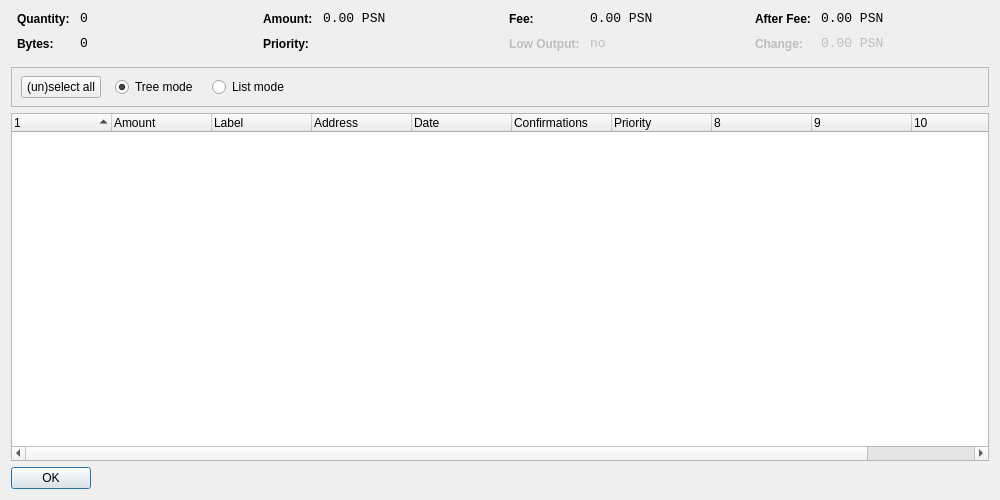
<?xml version="1.0" encoding="UTF-8"?>
<ui version="4.0">
 <class>CoinControlDialog</class>
 <widget class="QDialog" name="CoinControlDialog">
  <property name="geometry">
   <rect>
    <x>0</x>
    <y>0</y>
    <width>1000</width>
    <height>500</height>
   </rect>
  </property>
  <property name="windowTitle">
   <string>Coin Control</string>
  </property>
  <layout class="QVBoxLayout" name="verticalLayout">
   <item>
    <layout class="QHBoxLayout" name="horizontalLayoutTop" stretch="0,0,0,0">
     <property name="topMargin">
      <number>0</number>
     </property>
     <property name="bottomMargin">
      <number>10</number>
     </property>
     <item>
      <layout class="QFormLayout" name="formLayoutCoinControl1">
       <property name="horizontalSpacing">
        <number>10</number>
       </property>
       <property name="verticalSpacing">
        <number>10</number>
       </property>
       <property name="leftMargin">
        <number>6</number>
       </property>
       <property name="rightMargin">
        <number>6</number>
       </property>
       <item row="0" column="0">
        <widget class="QLabel" name="labelCoinControlQuantityText">
         <property name="styleSheet">
          <string notr="true">font-weight:bold;</string>
         </property>
         <property name="text">
          <string>Quantity:</string>
         </property>
        </widget>
       </item>
       <item row="0" column="1">
        <widget class="QLabel" name="labelCoinControlQuantity">
         <property name="font">
          <font>
           <family>Monospace</family>
           <pointsize>10</pointsize>
          </font>
         </property>
         <property name="cursor">
          <cursorShape>IBeamCursor</cursorShape>
         </property>
         <property name="contextMenuPolicy">
          <enum>Qt::ActionsContextMenu</enum>
         </property>
         <property name="text">
          <string notr="true">0</string>
         </property>
         <property name="textInteractionFlags">
          <set>Qt::LinksAccessibleByMouse|Qt::TextSelectableByKeyboard|Qt::TextSelectableByMouse</set>
         </property>
        </widget>
       </item>
       <item row="1" column="0">
        <widget class="QLabel" name="labelCoinControlBytesText">
         <property name="styleSheet">
          <string notr="true">font-weight:bold;</string>
         </property>
         <property name="text">
          <string>Bytes:</string>
         </property>
        </widget>
       </item>
       <item row="1" column="1">
        <widget class="QLabel" name="labelCoinControlBytes">
         <property name="font">
          <font>
           <family>Monospace</family>
           <pointsize>10</pointsize>
          </font>
         </property>
         <property name="cursor">
          <cursorShape>IBeamCursor</cursorShape>
         </property>
         <property name="contextMenuPolicy">
          <enum>Qt::ActionsContextMenu</enum>
         </property>
         <property name="text">
          <string notr="true">0</string>
         </property>
         <property name="textInteractionFlags">
          <set>Qt::LinksAccessibleByMouse|Qt::TextSelectableByKeyboard|Qt::TextSelectableByMouse</set>
         </property>
        </widget>
       </item>
      </layout>
     </item>
     <item>
      <layout class="QFormLayout" name="formLayoutCoinControl2">
       <property name="horizontalSpacing">
        <number>10</number>
       </property>
       <property name="verticalSpacing">
        <number>10</number>
       </property>
       <property name="leftMargin">
        <number>6</number>
       </property>
       <property name="rightMargin">
        <number>6</number>
       </property>
       <item row="0" column="0">
        <widget class="QLabel" name="labelCoinControlAmountText">
         <property name="styleSheet">
          <string notr="true">font-weight:bold;</string>
         </property>
         <property name="text">
          <string>Amount:</string>
         </property>
        </widget>
       </item>
       <item row="0" column="1">
        <widget class="QLabel" name="labelCoinControlAmount">
         <property name="font">
          <font>
           <family>Monospace</family>
           <pointsize>10</pointsize>
          </font>
         </property>
         <property name="cursor">
          <cursorShape>IBeamCursor</cursorShape>
         </property>
         <property name="contextMenuPolicy">
          <enum>Qt::ActionsContextMenu</enum>
         </property>
         <property name="text">
          <string notr="true">0.00 PSN</string>
         </property>
         <property name="textInteractionFlags">
          <set>Qt::LinksAccessibleByMouse|Qt::TextSelectableByKeyboard|Qt::TextSelectableByMouse</set>
         </property>
        </widget>
       </item>
       <item row="1" column="0">
        <widget class="QLabel" name="labelCoinControlPriorityText">
         <property name="styleSheet">
          <string notr="true">font-weight:bold;</string>
         </property>
         <property name="text">
          <string>Priority:</string>
         </property>
        </widget>
       </item>
       <item row="1" column="1">
        <widget class="QLabel" name="labelCoinControlPriority">
         <property name="font">
          <font>
           <family>Monospace</family>
           <pointsize>10</pointsize>
          </font>
         </property>
         <property name="cursor">
          <cursorShape>IBeamCursor</cursorShape>
         </property>
         <property name="contextMenuPolicy">
          <enum>Qt::ActionsContextMenu</enum>
         </property>
         <property name="text">
          <string/>
         </property>
         <property name="textInteractionFlags">
          <set>Qt::LinksAccessibleByMouse|Qt::TextSelectableByKeyboard|Qt::TextSelectableByMouse</set>
         </property>
        </widget>
       </item>
      </layout>
     </item>
     <item>
      <layout class="QFormLayout" name="formLayoutCoinControl3">
       <property name="horizontalSpacing">
        <number>10</number>
       </property>
       <property name="verticalSpacing">
        <number>10</number>
       </property>
       <property name="leftMargin">
        <number>6</number>
       </property>
       <property name="rightMargin">
        <number>6</number>
       </property>
       <item row="0" column="0">
        <widget class="QLabel" name="labelCoinControlFeeText">
         <property name="styleSheet">
          <string notr="true">font-weight:bold;</string>
         </property>
         <property name="text">
          <string>Fee:</string>
         </property>
        </widget>
       </item>
       <item row="0" column="1">
        <widget class="QLabel" name="labelCoinControlFee">
         <property name="font">
          <font>
           <family>Monospace</family>
           <pointsize>10</pointsize>
          </font>
         </property>
         <property name="cursor">
          <cursorShape>IBeamCursor</cursorShape>
         </property>
         <property name="contextMenuPolicy">
          <enum>Qt::ActionsContextMenu</enum>
         </property>
         <property name="text">
          <string notr="true">0.00 PSN</string>
         </property>
         <property name="textInteractionFlags">
          <set>Qt::LinksAccessibleByMouse|Qt::TextSelectableByKeyboard|Qt::TextSelectableByMouse</set>
         </property>
        </widget>
       </item>
       <item row="1" column="0">
        <widget class="QLabel" name="labelCoinControlLowOutputText">
         <property name="enabled">
          <bool>false</bool>
         </property>
         <property name="styleSheet">
          <string notr="true">font-weight:bold;</string>
         </property>
         <property name="text">
          <string>Low Output:</string>
         </property>
        </widget>
       </item>
       <item row="1" column="1">
        <widget class="QLabel" name="labelCoinControlLowOutput">
         <property name="enabled">
          <bool>false</bool>
         </property>
         <property name="font">
          <font>
           <family>Monospace</family>
           <pointsize>10</pointsize>
          </font>
         </property>
         <property name="cursor">
          <cursorShape>IBeamCursor</cursorShape>
         </property>
         <property name="contextMenuPolicy">
          <enum>Qt::ActionsContextMenu</enum>
         </property>
         <property name="text">
          <string notr="true">no</string>
         </property>
         <property name="textInteractionFlags">
          <set>Qt::LinksAccessibleByMouse|Qt::TextSelectableByKeyboard|Qt::TextSelectableByMouse</set>
         </property>
        </widget>
       </item>
      </layout>
     </item>
     <item>
      <layout class="QFormLayout" name="formLayoutCoinControl4">
       <property name="horizontalSpacing">
        <number>10</number>
       </property>
       <property name="verticalSpacing">
        <number>10</number>
       </property>
       <property name="leftMargin">
        <number>6</number>
       </property>
       <property name="rightMargin">
        <number>6</number>
       </property>
       <item row="0" column="0">
        <widget class="QLabel" name="labelCoinControlAfterFeeText">
         <property name="styleSheet">
          <string notr="true">font-weight:bold;</string>
         </property>
         <property name="text">
          <string>After Fee:</string>
         </property>
        </widget>
       </item>
       <item row="0" column="1">
        <widget class="QLabel" name="labelCoinControlAfterFee">
         <property name="font">
          <font>
           <family>Monospace</family>
           <pointsize>10</pointsize>
          </font>
         </property>
         <property name="cursor">
          <cursorShape>IBeamCursor</cursorShape>
         </property>
         <property name="contextMenuPolicy">
          <enum>Qt::ActionsContextMenu</enum>
         </property>
         <property name="text">
          <string notr="true">0.00 PSN</string>
         </property>
         <property name="textInteractionFlags">
          <set>Qt::LinksAccessibleByMouse|Qt::TextSelectableByKeyboard|Qt::TextSelectableByMouse</set>
         </property>
        </widget>
       </item>
       <item row="1" column="0">
        <widget class="QLabel" name="labelCoinControlChangeText">
         <property name="enabled">
          <bool>false</bool>
         </property>
         <property name="styleSheet">
          <string notr="true">font-weight:bold;</string>
         </property>
         <property name="text">
          <string>Change:</string>
         </property>
        </widget>
       </item>
       <item row="1" column="1">
        <widget class="QLabel" name="labelCoinControlChange">
         <property name="enabled">
          <bool>false</bool>
         </property>
         <property name="font">
          <font>
           <family>Monospace</family>
           <pointsize>10</pointsize>
          </font>
         </property>
         <property name="cursor">
          <cursorShape>IBeamCursor</cursorShape>
         </property>
         <property name="contextMenuPolicy">
          <enum>Qt::ActionsContextMenu</enum>
         </property>
         <property name="text">
          <string notr="true">0.00 PSN</string>
         </property>
         <property name="textInteractionFlags">
          <set>Qt::LinksAccessibleByMouse|Qt::TextSelectableByKeyboard|Qt::TextSelectableByMouse</set>
         </property>
        </widget>
       </item>
      </layout>
     </item>
    </layout>
   </item>
   <item>
    <widget class="QFrame" name="frame">
     <property name="minimumSize">
      <size>
       <width>0</width>
       <height>40</height>
      </size>
     </property>
     <property name="frameShape">
      <enum>QFrame::StyledPanel</enum>
     </property>
     <property name="frameShadow">
      <enum>QFrame::Sunken</enum>
     </property>
     <widget class="QWidget" name="horizontalLayoutWidget">
      <property name="geometry">
       <rect>
        <x>10</x>
        <y>0</y>
        <width>781</width>
        <height>41</height>
       </rect>
      </property>
      <layout class="QHBoxLayout" name="horizontalLayoutPanel" stretch="0,0,0,0,0">
       <property name="spacing">
        <number>14</number>
       </property>
       <item>
        <widget class="QPushButton" name="pushButtonSelectAll">
         <property name="sizePolicy">
          <sizepolicy hsizetype="Maximum" vsizetype="Fixed">
           <horstretch>0</horstretch>
           <verstretch>0</verstretch>
          </sizepolicy>
         </property>
         <property name="text">
          <string>(un)select all</string>
         </property>
        </widget>
       </item>
       <item>
        <widget class="QRadioButton" name="radioTreeMode">
         <property name="sizePolicy">
          <sizepolicy hsizetype="Maximum" vsizetype="Fixed">
           <horstretch>0</horstretch>
           <verstretch>0</verstretch>
          </sizepolicy>
         </property>
         <property name="text">
          <string>Tree mode</string>
         </property>
         <property name="checked">
          <bool>true</bool>
         </property>
        </widget>
       </item>
       <item>
        <widget class="QRadioButton" name="radioListMode">
         <property name="sizePolicy">
          <sizepolicy hsizetype="Maximum" vsizetype="Fixed">
           <horstretch>0</horstretch>
           <verstretch>0</verstretch>
          </sizepolicy>
         </property>
         <property name="text">
          <string>List mode</string>
         </property>
        </widget>
       </item>
       <item>
        <spacer name="horizontalSpacer">
         <property name="orientation">
          <enum>Qt::Horizontal</enum>
         </property>
         <property name="sizeHint" stdset="0">
          <size>
           <width>40</width>
           <height>20</height>
          </size>
         </property>
        </spacer>
       </item>
      </layout>
     </widget>
    </widget>
   </item>
   <item>
    <widget class="CoinControlTreeWidget" name="treeWidget">
     <property name="contextMenuPolicy">
      <enum>Qt::CustomContextMenu</enum>
     </property>
     <property name="sortingEnabled">
      <bool>false</bool>
     </property>
     <property name="columnCount">
      <number>11</number>
     </property>
     <attribute name="headerShowSortIndicator" stdset="0">
      <bool>true</bool>
     </attribute>
     <attribute name="headerStretchLastSection">
      <bool>false</bool>
     </attribute>
     <column>
      <property name="text">
       <string/>
      </property>
     </column>
     <column>
      <property name="text">
       <string>Amount</string>
      </property>
     </column>
     <column>
      <property name="text">
       <string>Label</string>
      </property>
     </column>
     <column>
      <property name="text">
       <string>Address</string>
      </property>
     </column>
     <column>
      <property name="text">
       <string>Date</string>
      </property>
     </column>
     <column>
      <property name="text">
       <string>Confirmations</string>
      </property>
      <property name="toolTip">
       <string>Confirmed</string>
      </property>
     </column>
     <column>
      <property name="text">
       <string>Priority</string>
      </property>
     </column>
     <column>
      <property name="text">
       <string/>
      </property>
     </column>
     <column>
      <property name="text">
       <string/>
      </property>
     </column>
     <column>
      <property name="text">
       <string/>
      </property>
     </column>
     <column>
      <property name="text">
       <string/>
      </property>
     </column>
    </widget>
   </item>
   <item>
    <widget class="QDialogButtonBox" name="buttonBox">
     <property name="sizePolicy">
      <sizepolicy hsizetype="Maximum" vsizetype="Fixed">
       <horstretch>0</horstretch>
       <verstretch>0</verstretch>
      </sizepolicy>
     </property>
     <property name="orientation">
      <enum>Qt::Horizontal</enum>
     </property>
     <property name="standardButtons">
      <set>QDialogButtonBox::Ok</set>
     </property>
    </widget>
   </item>
  </layout>
 </widget>
 <customwidgets>
  <customwidget>
   <class>CoinControlTreeWidget</class>
   <extends>QTreeWidget</extends>
   <header>coincontroltreewidget.h</header>
  </customwidget>
 </customwidgets>
 <resources/>
 <connections/>
</ui>
